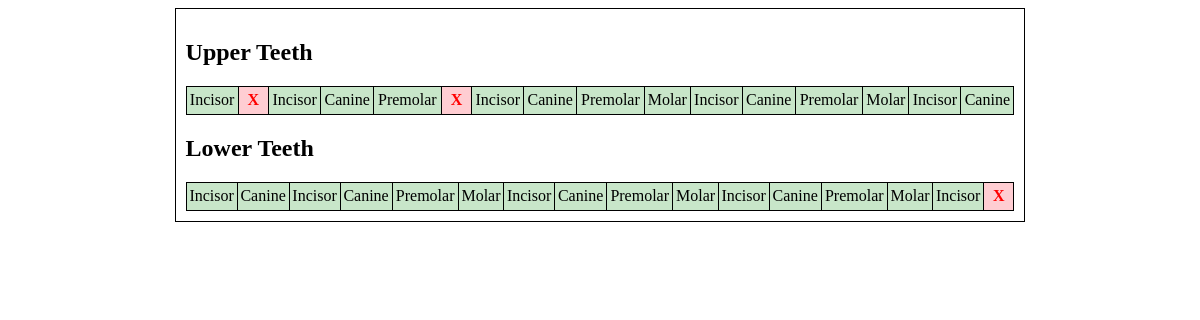
The app's page /Thesis1/TeethIndex.php with its own data.
### tables this page shows
CREATE TABLE `teeth` (
  `tooth_id` int(11) NOT NULL,
  `tooth_type` varchar(50) NOT NULL,
  `tooth_number` int(11) NOT NULL,
  `status` enum('Present','Pulled') DEFAULT 'Present',
  `position` enum('Upper','Lower') NOT NULL
);

### Thesis1/TeethIndex.php (the view, shortened to what this page needs)
<!DOCTYPE html>
<html lang="en">
<head>
</head>
<body>
<div class="teeth-container">
    <?php
    $con = connection();
    $upperTeethData = fetchData($con, 'Upper');
    $lowerTeethData = fetchData($con, 'Lower');
    displayTeethTable($upperTeethData, 'Upper');
    function fetchData($con, $position)
    {
        $sql = "SELECT * FROM teeth WHERE position = '$position' ORDER BY tooth_number";
        $result = $con->query($sql);
        $teethData = [];
        if ($result->num_rows > 0) {
            while ($row = $result->fetch_assoc()) {
                $teethData[] = $row;
            }
        }
        return $teethData;
    }
    function displayTeethTable($teethData, $position)
    {
        echo "<h2>$position Teeth</h2>";
        echo "<table>";
        foreach ($teethData as $tooth) {
            $status = $tooth['status'];
            $toothType = $tooth['tooth_type'];
            $toothClass = strtolower($status) . '-tooth';
            echo "<td class='$toothClass'>";
            echo $status === 'Pulled' ? '<span class="x-mark">X</span>' : $toothType;
            echo "</td>";
        }
        echo "</table>";
    }
    ?>
</div>
</body>
</html>

### Thesis1/TeethIndex.php (style rules this page uses)
.teeth-container { border: 1px solid #000; padding: 10px; width: 70%; margin: auto; }
table { border-collapse: collapse; width: 100%; margin-top: 10px; }
td { width: 25px; height: 25px; border: 1px solid #000; text-align: center; vertical-align: middle; }
.present-tooth { background-color: #c8e6c9; }
.pulled-tooth { background-color: #ffcdd2; }
.x-mark { color: red; font-weight: bold; }

### records on screen
teeth: tooth_type "Incisor"
teeth: status "X"
teeth: tooth_type "Incisor"
teeth: tooth_type "Canine"
teeth: tooth_type "Premolar"
teeth: status "X"
teeth: tooth_type "Incisor"
teeth: tooth_type "Canine"
teeth: tooth_type "Premolar"
teeth: tooth_type "Molar"
teeth: tooth_type "Incisor"
teeth: tooth_type "Canine"
teeth: tooth_type "Premolar"
teeth: tooth_type "Molar"
teeth: tooth_type "Incisor"
teeth: tooth_type "Canine"
teeth: tooth_type "Incisor"
teeth: tooth_type "Canine"
teeth: tooth_type "Incisor"
teeth: tooth_type "Canine"
teeth: tooth_type "Premolar"
teeth: tooth_type "Molar"
teeth: tooth_type "Incisor"
teeth: tooth_type "Canine"
teeth: tooth_type "Premolar"
teeth: tooth_type "Molar"
teeth: tooth_type "Incisor"
teeth: tooth_type "Canine"
teeth: tooth_type "Premolar"
teeth: tooth_type "Molar"
teeth: tooth_type "Incisor"
teeth: status "X"

### other values on screen
$position "Upper Lower"
